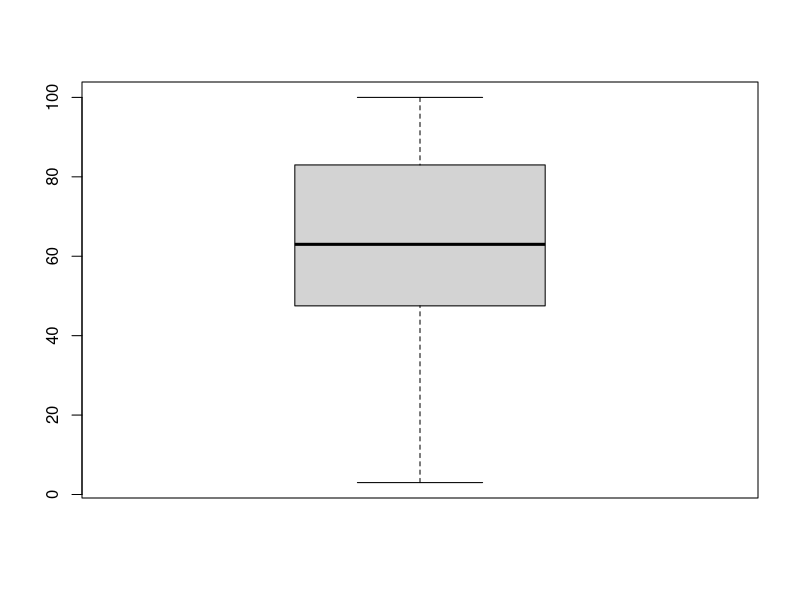
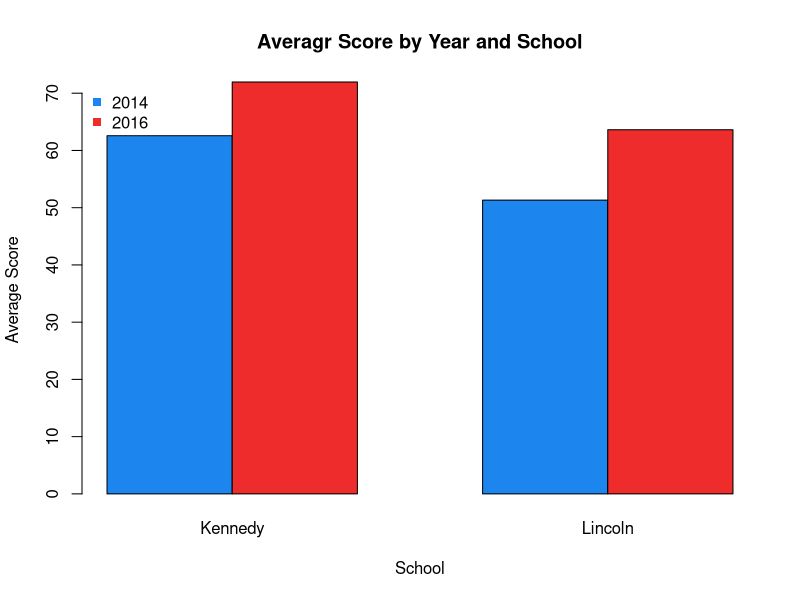
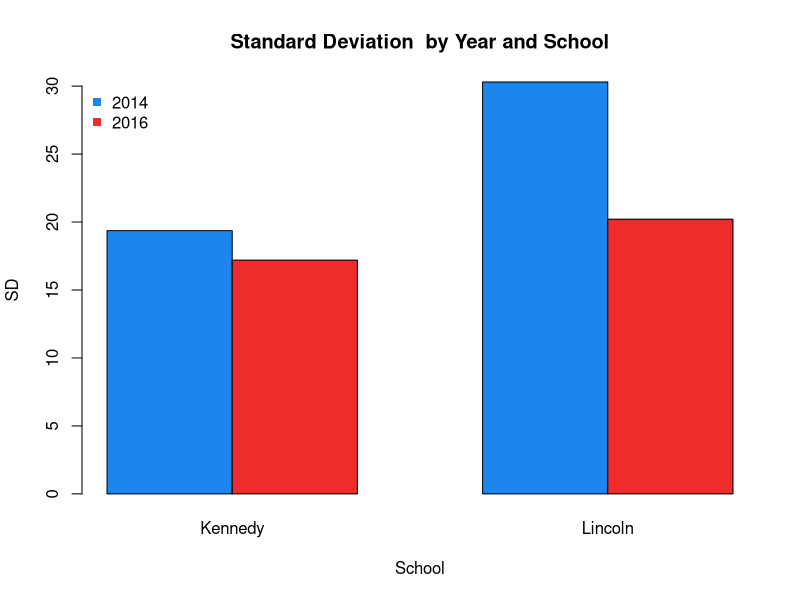

These figures' R source, in order:
# Minh Duong, ECON 453, pset 1


# Packages Install && Import
library(readxl)

# Clear workspace
rm(list = ls())

# Relative directory
# Put data to the data directory inside the project directory
# setwd("data")
getwd()

# Problem 1
data1<- read_excel("pset1_data.xlsx", sheet="scores")

summary(data1)

## 1A
# Add necessary summary statistics:
summary(data1)
data1_summary <- as.data.frame(
  apply(data1, 2, summary)
)
data1_summary
data1_summary = rbind(
  data1_summary,
  min(data1$score),
  max(data1$score),
  mean(data1$score),
  var(data1$score),
  sd(data1$score),
  sd(data1$score) / mean(data1$score),
  mean(abs(data1$score - mean(data1$score))),
  IQR(data1$score)
)

# Provide Row names
rownames(data1_summary) <- c(
  "Length",
  "Class",
  "Mode",
  "Min",
  "Max",
  "Sample Mean",
  "Sample Variance",
  "Standard Deviation",
  "Coefficient of Variance",
  "Mean Average Deviation",
  "Interquartile Range (IQR)"
)

# Provide Column names
colnames(data1_summary) <- c(
  "Year",
  "School",
  "Score"
)

# Report the table:
data1_summary

# 1A
boxplot(data1$score)

# 1C
# Sample Mean, Sample SD aggregated by year & school
aggregated_data1 = aggregate(
  data1$score, 
  list(
    Year = data1$year, 
    School = data1$school
  ), 
  FUN = function(x) c(
    "Sample Mean" = mean(x), 
    "Sample SD" = sd(x)
  )
)

aggregated_data1

# Bar Chart Draw
# Sample Mean Chart
barplot(
  x[,"Sample Mean"] ~ Year + School,
  data = aggregated_data1, 
  beside = T, 
  col = c("dodgerblue2", "firebrick2"),
  main = "Averagr Score by Year and School", 
  ylab = "Average Score",
  xlab = "School"
)

legend(
  "topleft", 
  c("2014", "2016"), 
  pch = 15, 
  bty = "n", 
  col = c("dodgerblue2", "firebrick2")
)

# Standard Deviation Chart
barplot(
  x[,"Sample SD"] ~ Year + School ,
  data = aggregated_data1,
  beside = T,
  col = c("dodgerblue2", "firebrick2"),
  main = "Standard Deviation  by Year and School", 
  ylab = "SD",
  xlab = "School"
)

legend(
  "topleft",
  c("2014", "2016"), 
  pch = 15, 
  bty = "n", 
  col = c("dodgerblue2", "firebrick2")
)

# Question 2
data2<- read_excel("pset1_data.xlsx", sheet="medical_expenses");

# 2A
summary(data2)

data2_summary <- as.data.frame(
  apply(data2, 2, summary)
)

data2_summary

data2_summary = rbind(
  data2_summary,
  
  # Medical Experience
  min(data2$medicalexpn),
  max(data2$medicalexpn),
  mean(data2$medicalexpn),
  var(data2$medicalexpn),
  sd(data2$medicalexpn),
  sd(data2$medicalexpn) / mean(data2$medicalexpn),
  mean(abs(data2$medicalexpn - mean(data2$medicalexpn))),
  quantile(data2$medicalexpn, 0.25),
  quantile(data2$medicalexpn, 0.5),
  quantile(data2$medicalexpn, 0.75),
  IQR(data2$medicalexpn),
  
  # Income
  min(data2$income),
  max(data2$income),
  mean(data2$income),
  var(data2$income),
  sd(data2$income),
  sd(data2$income) / mean(data2$income),
  mean(abs(data2$income - mean(data2$income))),
  quantile(data2$income, 0.25),
  quantile(data2$income, 0.5),
  quantile(data2$income, 0.75),
  IQR(data2$income),
  
  # Education
  min(data2$education),
  max(data2$education),
  mean(data2$education),
  var(data2$education),
  sd(data2$education),
  sd(data2$education) / mean(data2$education),
  mean(abs(data2$education - mean(data2$education))),
  quantile(data2$education, 0.25),
  quantile(data2$education, 0.5),
  quantile(data2$education, 0.75),
  IQR(data2$education)
)

nrow(data2_summary)

# Provide Row names
rownames(data2_summary) <- c(
  "Length",
  "Class",
  "Mode",
  
  # Medical Experience
  "Medical Experience - Min",
  "Medical Experience - Max",
  "Medical Experience - Sample Mean",
  "Medical Experience - Sample Variance",
  "Medical Experience - sample standard deviation", 
  "Medical Experience - coefficient of variation",
  "Medical Experience - mean absolute deviation", 
  "Medical Experience - Q1", 
  "Medical Experience - median",
  "Medical Experience - Q3",
  "Medical Experience - IQR",
  
  # Income
  "Income - Min",
  "Income - Max",
  "Income - Sample Mean",
  "Income - Sample Variance",
  "Income - sample standard deviation", 
  "Income - coefficient of variation",
  "Income - mean absolute deviation", 
  "Income - Q1", 
  "Income - median",
  "Income - Q3",
  "Income - IQR",
  
  # Education
  "Education - Min",
  "Education - Max",
  "Education - Sample Mean",
  "Education - Sample Variance",
  "Education - sample standard deviation", 
  "Education - coefficient of variation",
  "Education - mean absolute deviation", 
  "Education - Q1", 
  "Education - median",
  "Education - Q3",
  "Education - IQR"
)

data2_summary

# 2B
IQR_med = quantile(data2$medicalexpn, 0.75) - quantile(data2$medicalexpn, 0.25)
# get the lower and higher bound
low_med = quantile(data2$medicalexpn, 0.25) - 1.5 * IQR_med
high_med = quantile(data2$medicalexpn, 0.75) + 1.5 * IQR_med

# identify the (possible) outliers

# the value
data2$medicalexpn[
  which(data2$medicalexpn < low_med | data2$medicalexpn > high_med)
]

# which observation
row.names(data2)[
  which(data2$medicalexpn < low_med | data2$medicalexpn > high_med)
]
# => The outlier is the Value 62.231 of row 27


